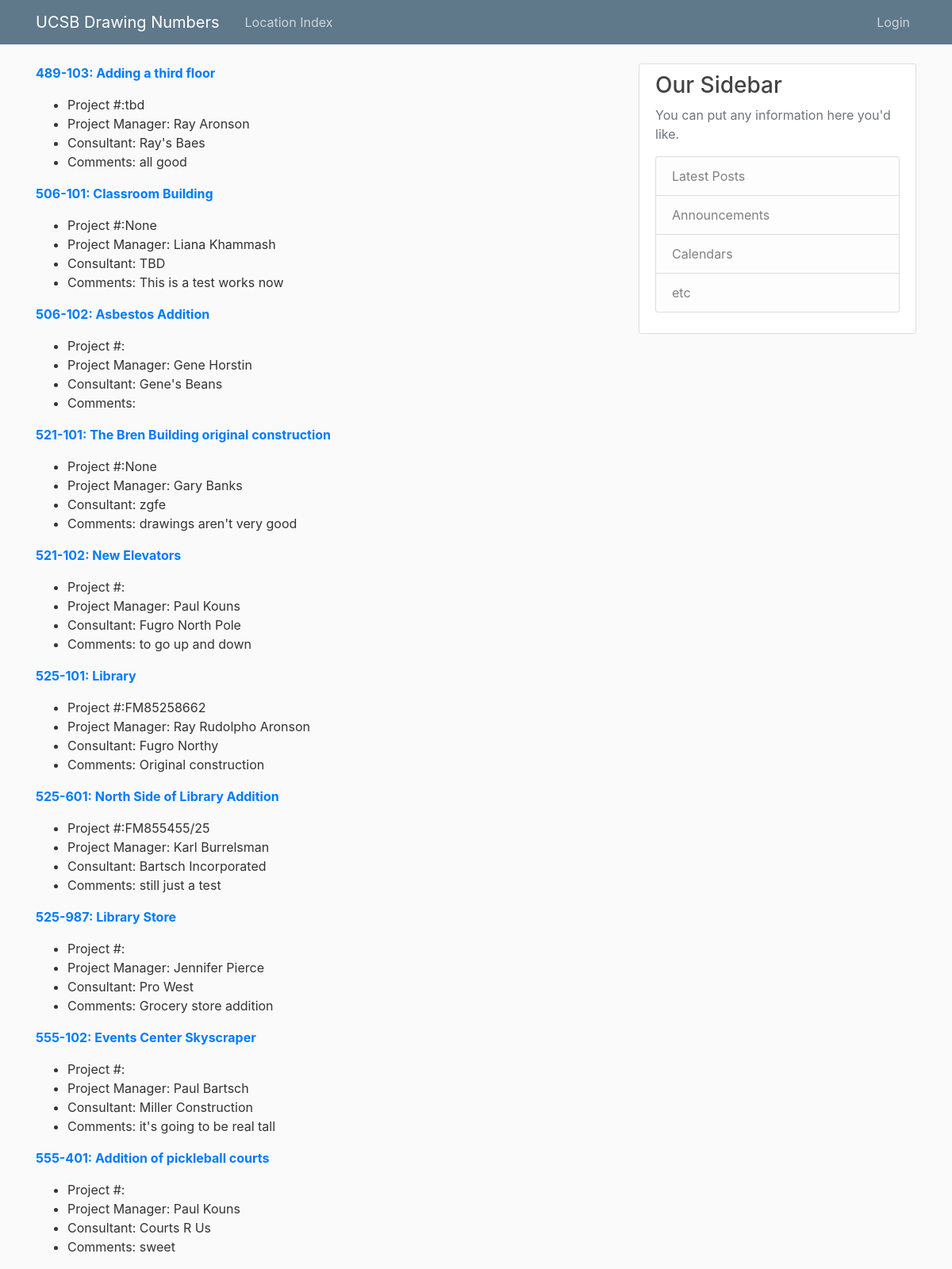
The page / on the database its author committed.
### flaskdraw/models.py (models this page shows, shortened)
class Drawfile(db.Model):
    id = db.Column(db.Integer, primary_key=True)
    locnum = db.Column(db.Integer, db.ForeignKey("drawloc.locnum"), nullable=False)
    drawnum = db.Column(db.Integer, nullable=False)
    contractnum = db.Column(db.String(50), nullable=True)
    projectnum = db.Column(db.String(10), nullable=True)
    projectmngr = db.Column(db.String(100), nullable=True)
    mainconsult = db.Column(db.String(100), nullable=True)
    title = db.Column(db.Text, nullable=False)
    comments = db.Column(db.Text, nullable=True)
    date = db.Column(db.DateTime)

### flaskdraw/routes.py (the view)
@app.route("/")
def index():
    lnum = request.args.get('lnum')
    if lnum:
        drawings = Drawfile.query.order_by(Drawfile.locnum.asc(), Drawfile.drawnum.asc()).filter(Drawfile.locnum == lnum).all()
    else:
        drawings = Drawfile.query.order_by(Drawfile.locnum.asc(), Drawfile.drawnum.asc()).all()
    return render_template("index.html", drawings=drawings, title="Home Page")

### flaskdraw/templates/index.html
{% extends 'base.html' %}
{% block content%}
<div class="content">
  {% for draw in drawings %}
  <div class="drawing">
    <b>
      <p class="name">
        <a href="{{ url_for('project', project_id=draw.id)}}">
          {{ draw.locnum }}-{{ draw.drawnum }}: {{ draw.title }}
        </a>
      </p>
    </b>
    <p>
      <ul>
        <li>Project #:{{ draw.projectnum }}</li>
        <li>Project Manager: {{ draw.projectmngr }}</li>
        <li>Consultant: {{ draw.mainconsult}}</li>
        <li>Comments: {{ draw.comments }}</li>
      </ul>
    </p>
  </div>
  {% endfor %}
</div>
{% endblock %}

### flaskdraw/templates/base.html (shortened to what this page needs)
<!doctype html>
<html lang="en">
<head>
    <link rel="stylesheet" href="https://stackpath.bootstrapcdn.com/bootstrap/4.3.1/css/bootstrap.min.css"
>
    <link rel="stylesheet" type="text/css" href="{{ url_for('static', filename='base.css') }}">
</head>
<body>
    <header class="site-header">
        <nav class="navbar navbar-expand-md navbar-dark bg-steel fixed-top">
            <div class="container">
                <a class="navbar-brand mr-4" href="{{ url_for('index') }}">UCSB Drawing Numbers</a>
                <div class="collapse navbar-collapse" id="navbarToggle">
                    <div class="navbar-nav mr-auto">
                        <a class="nav-item nav-link" href="{{ url_for('locations') }}">Location Index</a>
                    </div>
                    <div class="navbar-nav">
                        {% if current_user.is_authenticated %}
                        <a class="nav-item nav-link" href="{{ url_for('create') }}">New Drawing Number</a>
                        <a class="nav-item nav-link" href="{{ url_for('add_loc') }}">New Location</a>
                        <a class="nav-item nav-link" href="{{ url_for('account') }}">Account</a>
                        <a class="nav-item nav-link" href="{{ url_for('logout') }}">Logout</a>
                        {% else %}
                        <a class="nav-item nav-link" href="{{ url_for('login') }}">Login</a>
                        {% endif %}
                    </div>
                </div>
            </div>
        </nav>
    </header>
    <main role="main" class="container">
        <div class="row">
            <div class="col-md-8">
                {% block content %}{% endblock %}
            </div>
            <div class="col-md-4">
                <div class="content-section">
                    <h3>Our Sidebar</h3>
                    <p class='text-muted'>You can put any information here you'd like.
                        <ul class="list-group">
                            <li class="list-group-item list-group-item-light">Latest Posts</li>
                            <li class="list-group-item list-group-item-light">Announcements</li>
                            <li class="list-group-item list-group-item-light">Calendars</li>
                            <li class="list-group-item list-group-item-light">etc</li>
                        </ul>
                    </p>
                </div>
            </div>
        </div>
    </main>
</body>
</html>

### flaskdraw/static/base.css (style rules this page uses)
body { background: #fafafa; color: #333333; margin-top: 5rem; }
h1, h2, h3, h4, h5, h6 { color: #444444; }
.bg-steel { background-color: #5f788a; }
.site-header .navbar-nav .nav-link { color: #cbd5db; }
.content-section { background: #ffffff; padding: 10px 20px; border: 1px solid #dddddd; border-radius: 3px; margin-bottom: 20px; }

### rows shown on the page
Drawfile: locnum "489", drawnum "103", title "Adding a third floor", projectnum "tbd", projectmngr "Ray Aronson", mainconsult "Ray's Baes", comments "all good"
Drawfile: locnum "506", drawnum "101", title "Classroom Building", projectnum "None", projectmngr "Liana Khammash", mainconsult "TBD", comments "This is a test works now"
Drawfile: locnum "506", drawnum "102", title "Asbestos Addition", projectmngr "Gene Horstin", mainconsult "Gene's Beans"
Drawfile: locnum "521", drawnum "101", title "The Bren Building original construction", projectnum "None", projectmngr "Gary Banks", mainconsult "zgfe", comments "drawings aren't very good"
Drawfile: locnum "521", drawnum "102", title "New Elevators", projectmngr "Paul Kouns", mainconsult "Fugro North Pole", comments "to go up and down"
Drawfile: locnum "525", drawnum "101", title "Library", projectnum "FM85258662", projectmngr "Ray Rudolpho Aronson", mainconsult "Fugro Northy", comments "Original construction"
Drawfile: locnum "525", drawnum "601", title "North Side of Library Addition", projectnum "FM855455/25", projectmngr "Karl Burrelsman", mainconsult "Bartsch Incorporated", comments "still just a test"
Drawfile: locnum "525", drawnum "987", title "Library Store", projectmngr "Jennifer Pierce", mainconsult "Pro West", comments "Grocery store addition"
Drawfile: locnum "555", drawnum "102", title "Events Center Skyscraper", projectmngr "Paul Bartsch", mainconsult "Miller Construction", comments "it's going to be real tall"
Drawfile: locnum "555", drawnum "401", title "Addition of pickleball courts", projectmngr "Paul Kouns", mainconsult "Courts R Us", comments "sweet"
